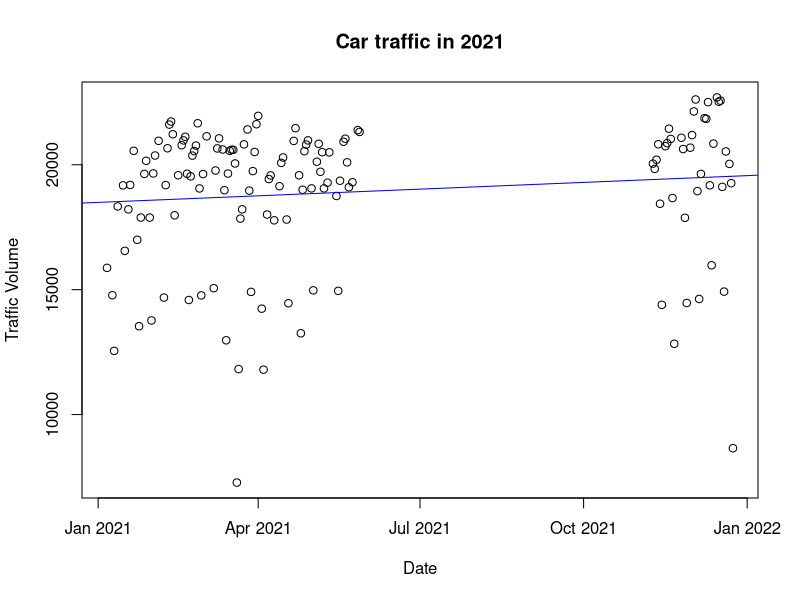
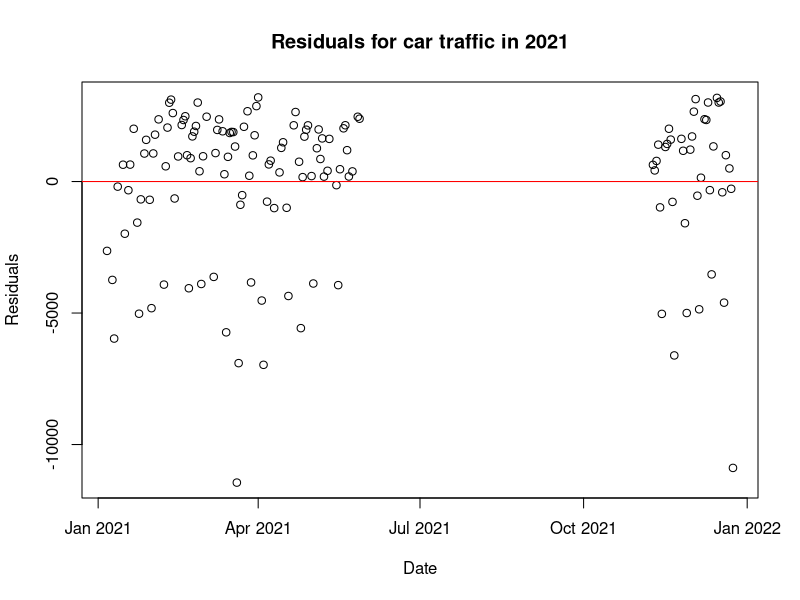
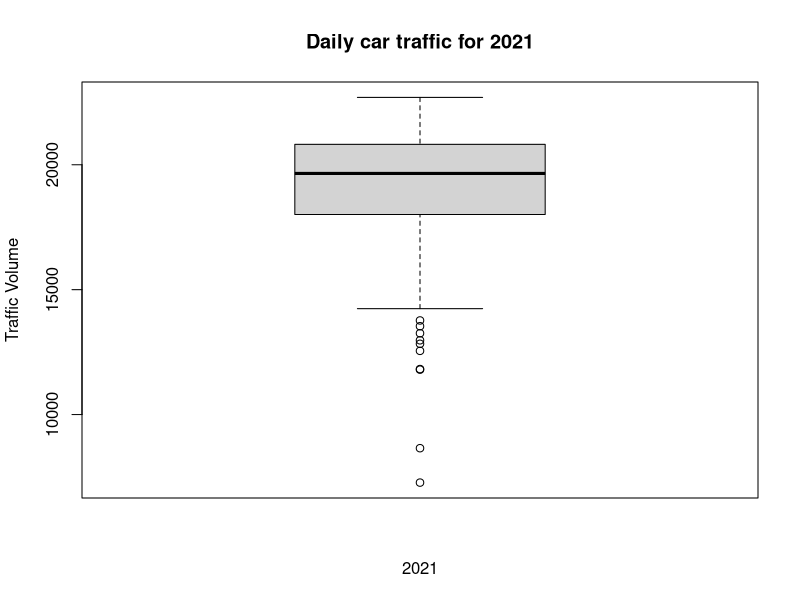
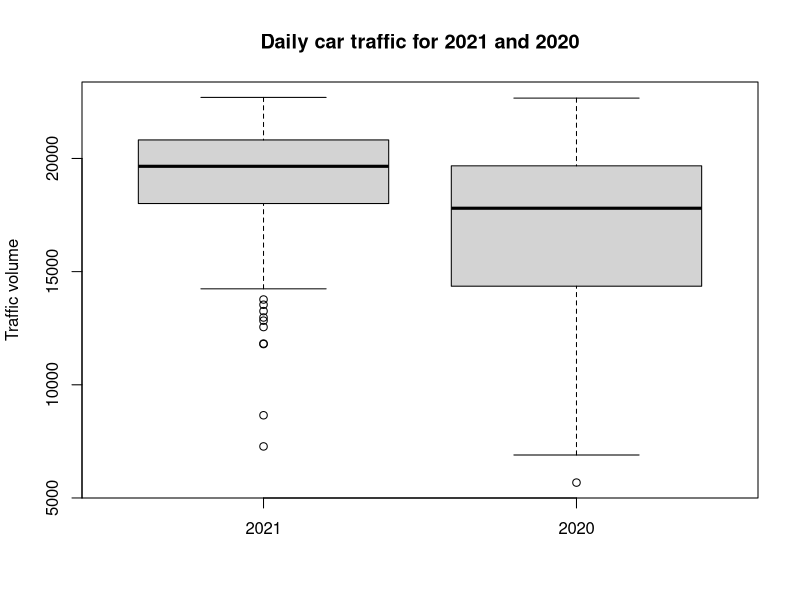

Here is the R script that generated these plots, in order:
# finds total cars per day for year xxxx
getdata <- function(y){
df = read.csv("32029 - Burns Bay Road.csv")
frame = df[df$classification_seq == "All Vehicles",] #options for this = "All Vehicles", "Light Vehicles", "Heavy Vehicles"
year = frame[frame$year == y,]
direction = year[year$cardinal_direction_seq == "Northbound",] #options for this = "Northbound" or "Southbound"
dailytraffic = rowSums(direction[,c(5:28)])
filtereddaily = dailytraffic[complete.cases(dailytraffic)]
filteredframe = direction[complete.cases(dailytraffic),]
newframe = cbind(filteredframe,filtereddaily)
newframe$date = as.Date(newframe$date, format = "%d/%m/%Y")
return(newframe)
}

scatterplot <- function(y){
  a = getdata(y)
  plot(a$date,a$filtereddaily, main = paste("Car traffic in", as.character(y)),  ylab="Traffic Volume", xlab="Date")
  abline(lm(a$filtereddaily~a$date), col="blue")
}

residuals <- function(y){
  a = getdata(y)
  l=lm(a$filtereddaily~a$date)
  plot(a$date, l$residuals, main = paste("Residuals for car traffic in", as.character(y)), ylab="Residuals", xlab="Date")
  abline(h=0, col="red")
}
box <- function(y){
  a = getdata(y)
  boxplot(a$filtereddaily, main = paste("Daily car traffic for", as.character(y)), ylab = "Traffic Volume", xlab = as.character(y))
}



comparebox <- function(y,z){
a = getdata(y)
b = getdata(z)

boxplot(a$filtereddaily,b$filtereddaily, main = paste("Daily car traffic for", as.character(y), "and", as.character(z)), ylab = "Traffic volume", names = c(as.character(y),as.character(z)))
}


#use these functions to generate graphs: scatterplot = scatterplot(), residuals = residuals(), boxplot = box(), comparison boxplot = comparebox()
#put dates in brackets, compare box takes 2 dates, date range is from 2008 - 2023
#data uses northbound traffic, change parameter to southbound in first method for southbound

scatterplot(2021)
residuals(2021)
box(2021)

comparebox(2021,2020)






